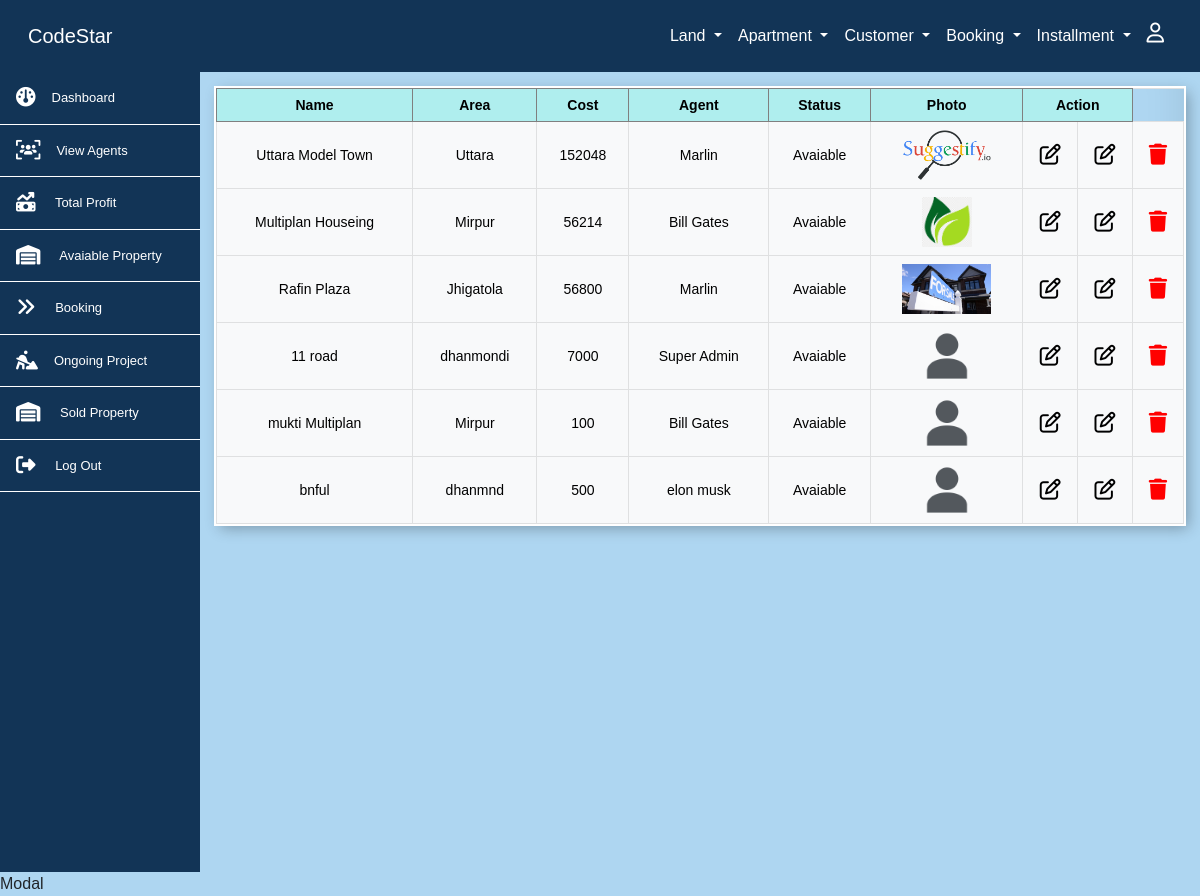
The app's page /pages/land/landviewcopy.php (signed in) with its own data.
### tables this page shows
CREATE TABLE `land` (
  `land_id` int NOT NULL,
  `land_name` varchar(255) DEFAULT NULL,
  `land_area` varchar(255) DEFAULT NULL,
  `land_cost` decimal(10,0) DEFAULT NULL,
  `land_agent_id` int DEFAULT NULL,
  `land_img` varchar(255) DEFAULT NULL,
  `ls_id` int DEFAULT NULL,
  `lme` varchar(55) NOT NULL
);

CREATE TABLE `land_agent` (
  `land_agent_id` int NOT NULL,
  `land_agent_name` varchar(255) DEFAULT NULL,
  `land_agent_contact` varchar(55) DEFAULT NULL,
  `land_agent_location` int DEFAULT NULL,
  `agent_img` varchar(255) DEFAULT NULL,
  `user_id` int NOT NULL,
  `password` varchar(11) NOT NULL,
  `user_name` varchar(50) NOT NULL
);

CREATE TABLE `land_status` (
  `ls_id` int NOT NULL,
  `is_name` varchar(255) DEFAULT NULL
);

### pages/land/landviewcopy.php (the view, shortened to what this page needs)
<?php include('../../includes/conf.php');
?>
<div class="col-md-10 table-responsive p-3">
<?php
    $sql = "SELECT * FROM land natural JOIN land_agent Natural JOIN land_status";
    $result = $conn->query($sql);
    if ($result->num_rows > 0) {
    ?>
        <table class='table table-light align-middle text-center table-bordered'>
            <thead>
                <tr>
                    <th>Name</th>
                    <th>Area</th>
                    <th>Cost</th>
                    <th>Agent</th>
                    <th>Status</th>
                    <th>Photo</th>
                    <th colspan='2'>Action</th>
                </tr>
            </thead>
       <?php while ($row = $result->fetch_assoc()) {?>
            <tbody>
            <tr>
                <td><?=$row['land_name']?></td>
                <td><?=$row['land_area']?></td>
                <td><?=$row['land_cost']?></td>
                <td value="<?=$row['land_agent_id']?>"><?=$row['land_agent_name']?></td>
                <td value="<?=$row['ls_id']?>"><?=$row['is_name']?></td>
                <td>
                     <?php if($row['land_img']!=''){
                    echo "<img height='50' src='../../dist/images/land/$row[land_img]'>";
                   }else{
                     echo '<img height="50" src="../../dist/images/pic/avatar.png" alt="Image">';
                   }
                   ?>
                </td>
                <td>
                </td>
                <td>
                </td>
                <td>
                </td>
            </tbody>
            <?php }?>
        </table>
        <?php }
        ?>
        </div>
    </div>
Modal

### records on screen
land: land_name "Uttara Model Town", land_area "Uttara", land_cost "152048", land_agent.land_agent_name "Marlin", ls.is_name "Avaiable", land_img (picture)
land: land_name "Multiplan Houseing", land_area "Mirpur", land_cost "56214", land_agent.land_agent_name "Bill Gates", ls.is_name "Avaiable", land_img (picture)
land: land_name "Rafin Plaza", land_area "Jhigatola", land_cost "56800", land_agent.land_agent_name "Marlin", ls.is_name "Avaiable", land_img (picture)
land: land_name "11 road", land_area "dhanmondi", land_cost "7000", land_agent.land_agent_name "Super Admin", ls.is_name "Avaiable"
land: land_name "mukti Multiplan", land_area "Mirpur", land_cost "100", land_agent.land_agent_name "Bill Gates", ls.is_name "Avaiable"
land: land_name "bnful", land_area "dhanmnd", land_cost "500", land_agent.land_agent_name "elon musk", ls.is_name "Avaiable"
